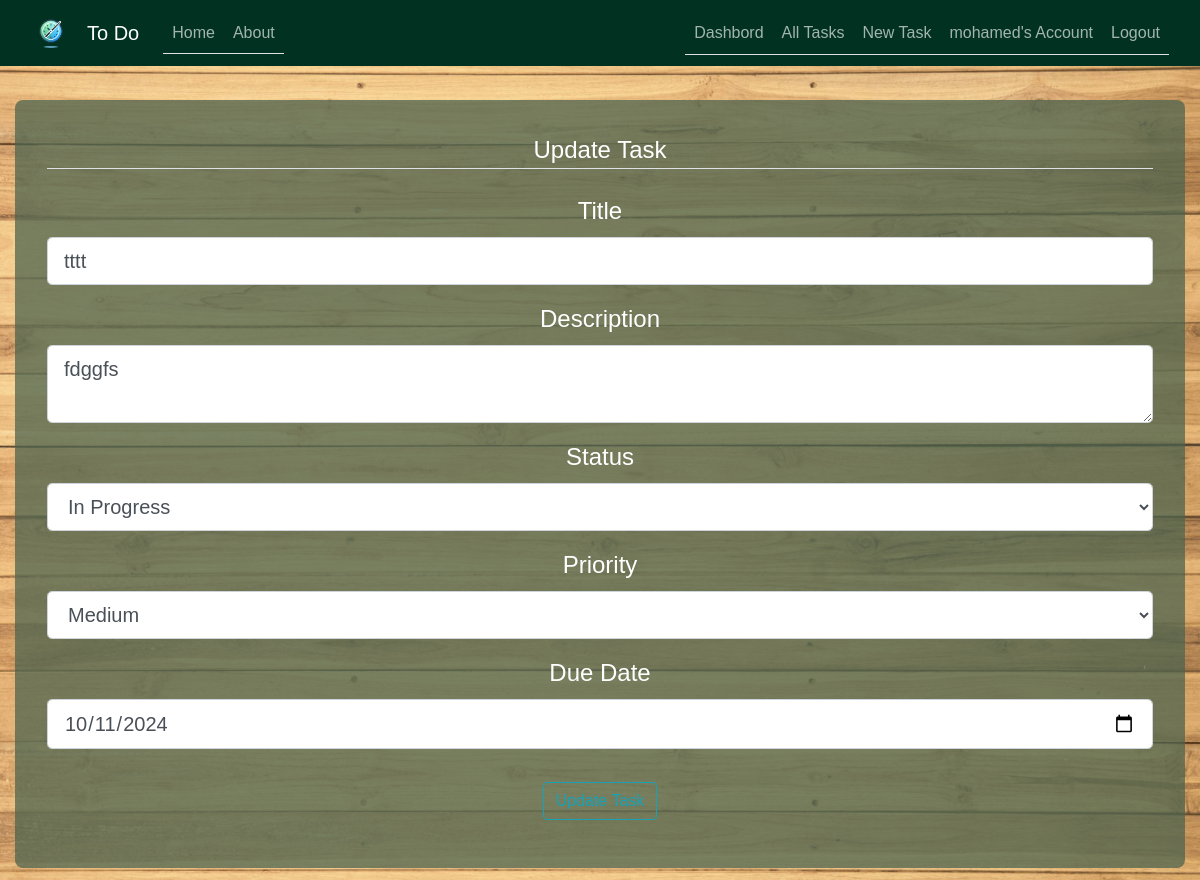
Screenshot of /task/48/update (signed in) with the database file from the repository.
### To_Do/models.py (models this page shows, shortened)
class User(db.Model, UserMixin):
    id = db.Column(db.Integer, primary_key=True)
    username = db.Column(db.String(50), unique=True, nullable=False)
    email = db.Column(db.String(100), unique=True, nullable=False)
    password = db.Column(db.String(255), nullable=False)
    date_joined = db.Column(db.DateTime, default=datetime.now)
    last_login = db.Column(db.DateTime, default=datetime.now)
    tasks = db.relationship("Task", backref="user", lazy=True)
    task_collaborators = db.relationship("TaskCollaborator", backref="user", lazy=True)

class Task(db.Model):
    id = db.Column(db.Integer, primary_key=True)
    user_id = db.Column(db.Integer, db.ForeignKey("user.id"), nullable=False)
    title = db.Column(db.String(255), nullable=False)
    description = db.Column(db.Text)
    status = db.Column(
        db.Enum("in progress", "completed", "pending"), default="in progress"
    )
    priority = db.Column(db.Enum("low", "medium", "high"), default="medium")
    due_date = db.Column(db.DateTime, default=datetime.utcnow)
    created_at = db.Column(db.DateTime, default=datetime.utcnow)
    updated_at = db.Column(
        db.DateTime, default=datetime.utcnow, onupdate=datetime.utcnow
    )
    notes = db.relationship(
        "Note", backref="task", lazy=True, cascade="all, delete-orphan"
    )
    task_collaborators = db.relationship(
        "TaskCollaborator", backref="task", lazy=True, cascade="all, delete-orphan"
    )

### To_Do/tasks/routes.py (the view)
@tasks.route("/task/<int:task_id>/update", methods=["GET", "POST"])
@login_required
def update_task(task_id):
    task = Task.query.get_or_404(task_id)
    if task.user != current_user:
        abort(403)  # Forbidden error, user is not the owner of the task
    form = UpdateTaskForm()
    if form.validate_on_submit():
        task.title = form.title.data
        task.description = form.description.data
        task.status = form.status.data
        task.priority = form.priority.data
        task.due_date = form.due_date.data
        task.updated_at = datetime.utcnow()
        db.session.commit()
        flash("Your task has been updated!", "success")
        return redirect(url_for("tasks.task", task_id=task.id))
    elif request.method == "GET":
        form.title.data = task.title
        form.description.data = task.description
        form.status.data = task.status
        form.priority.data = task.priority
        form.due_date.data = task.due_date
    return render_template("create_task.html", title="Update Task", form=form)

### To_Do/tasks/forms.py
class UpdateTaskForm(FlaskForm):
    title = StringField('Title', validators=[DataRequired(), Length(min=1, max=255)])
    description = TextAreaField('Description')
    status = SelectField('Status', choices=[
        ('in progress', 'In Progress'), ('completed','Completed'),('pending', 'Pending')
        ], default='in progress')
    priority = SelectField('Priority', choices=[('low', 'Low'), ('medium', 'Medium'),
                                                ('high', 'High')], default='medium')
    due_date = DateField(
        'Due Date', validators=[DataRequired()], default=datetime.utcnow ,format='%Y-%m-%d')
    submit = SubmitField('Update Task')

### To_Do/models.py (called while the page is built)
@login_manager.user_loader
def load_user(user_id):
    return User.query.get(int(user_id))

### To_Do/templates/create_task.html (shortened to what this page needs)
{% extends "base.html" %}
{% block content %}
    <div class="content-section">
        <form method="POST" action="">
            <fieldset class="form-group">
                <legend class="border-bottom mb-4">{{ title }}</legend>
                <div class="form-group">
                    {{ form.title.label(class="form-control-label") }}
                    {% if form.title.errors %}
                        {{ form.title(class="form-control form-control-lg is-invalid") }}
                        <div class="invalid-feedback">
                            {% for error in form.title.errors %}
                                <span>{{ error }}</span>
                            {% endfor %}
                        </div>
                    {% else %}
                        {{ form.title(class="form-control form-control-lg") }}
                    {% endif %}
                </div>
                <div class="form-group">
                    {{ form.description.label(class="form-control-label") }}
                    {% if form.description.errors %}
                        {{ form.description(class="form-control form-control-lg is-invalid") }}
                        <div class="invalid-feedback">
                            {% for error in form.description.errors %}
                                <span>{{ error }}</span>
                            {% endfor %}
                        </div>
                    {% else %}
                        {{ form.description(class="form-control form-control-lg") }}
                    {% endif %}
                </div>
                <div class="form-group">
                    {{ form.status.label(class="form-control-label") }}
                    {% if form.status.errors %}
                        {{ form.status(class="form-control form-control-lg is-invalid") }}
                        <div class="invalid-feedback">
                            {% for error in form.status.errors %}
                                <span>{{ error }}</span>
                            {% endfor %}
                        </div>
                    {% else %}
                        {{ form.status(class="form-control form-control-lg") }}
                    {% endif %}
                </div>
                <div class="form-group">
                    {{ form.priority.label(class="form-control-label") }}
                    {% if form.priority.errors %}
                        {{ form.priority(class="form-control form-control-lg is-invalid") }}
                        <div class="invalid-feedback">
                            {% for error in form.priority.errors %}
                                <span>{{ error }}</span>
                            {% endfor %}
                        </div>
                    {% else %}
                        {{ form.priority(class="form-control form-control-lg") }}
                    {% endif %}
                </div>
                <div class="form-group">
                    {{ form.due_date.label(class="form-control-label") }}
                    {% if form.due_date.errors %}
                        {{ form.due_date(class="form-control form-control-lg is-invalid") }}
                        <div class="invalid-feedback">
                            {% for error in form.due_date.errors %}
                                <span>{{ error }}</span>
                            {% endfor %}
                        </div>
                    {% else %}
                        {{ form.due_date(class="form-control form-control-lg") }}
                    {% endif %}
                </div>
            </fieldset>
            <div class="form-group">
                {{ form.submit(class="btn btn-outline-info") }}
            </div>
        </form>
    </div>
{% endblock content %}

### To_Do/templates/base.html (shortened to what this page needs)
<!DOCTYPE html>
<html>
<head>
    <link rel="stylesheet" href="https://maxcdn.bootstrapcdn.com/bootstrap/4.0.0/css/bootstrap.min.css">
    <link rel="stylesheet" type="text/css" href="{{ url_for('static', filename='/css/main.css') }}">
</head>
<body>
    <header class="site-header">
      <nav class="navbar navbar-expand-md navbar-dark bg-steel fixed-top">
        <div class="container">
        <a class="navbar-brand" href="/">
          <img src="{{ url_for('static', filename='logo.png') }}" alt="Logo" style="width:40px;">
        </a>
          <a class="navbar-brand mr-4" href="/">To Do</a>
          <div class="collapse navbar-collapse" id="navbarToggle">
            <div class="nav nav-tabs mr-auto navbar-nav">
              <a class="nav-item nav-link" href="/">Home</a>
              <a class="nav-item nav-link" href="/about">About</a>
            </div>
            <div class="nav nav-tabs">
              <div class="navbar-nav">
                {% if current_user.is_authenticated %}
                <a class="nav-link" href="/dashbord">Dashbord</a>
                  <a class="nav-link" href="{{ url_for('tasks.all_tasks') }}"> All Tasks </a>
                  <a class="nav-link" href="{{ url_for('tasks.new_task') }}">New Task</a>
                  <a class="nav-link" href="/account">{{ current_user.username }}'s Account</a>
                  <a class="nav-link" href="{{ url_for('users.logout') }}">Logout</a>
                {% else %}
                  <a class="nav-item nav-link" href="{{ url_for('users.login') }}">Login</a>
                  <a class="nav-item nav-link" href="{{ url_for('users.sign_up') }}">Sign Up</a>
                {% endif %}
              </div>
            </div>
          </div>
        </div>
      </nav>
    </header>
    <main role="main" class="container">
      <div class="row">
        <div class="col-md-12">
          {% block content %}{% endblock %}
        </div>
      </div>
    </main>
  </body>
</html>

### To_Do/static/css/main.css (style rules this page uses)
* { box-sizing: border-box; }
body { width: 100%; height: 100vh; font-family: Arial, sans-serif; background-image: url('../background.jpg'); background-position: center; background-size:cover; background-attachment:scroll; position: relative; margin-top: 5rem; color: #000000; }
.bg-steel { background-color: #013221; color: #000000; }
.container { width: 100%; max-width: 1400px; text-align: center; margin: 0 auto; border-radius: 40%; }
.content-section { background: #4c634ebc; padding: 2rem; border-radius: 8px; margin-top: 20px; color: #fff; font-size: 1.5rem; }
.site-header .navbar-nav .nav-link { color: #fdfeffa4; }
a { color: #f3f3f3; text-decoration: none; }

### rows the page displays
User: username "mohamed"
Task: title "tttt", description "fdggfs", status "In Progress", priority "Medium", due_date "10/11/2024"

### other values shown
{{ title }} "Update Task"
